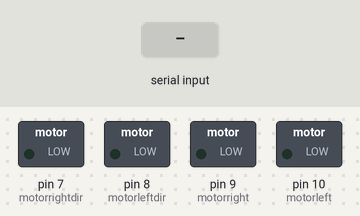
The sketch below on a simulated Arduino Uno, built with avr-gcc and run on an emulated ATmega328P. Parts: switched loads named in the sketch (green lamp = pin HIGH). The inputs (shaded band) are chosen by the test bench. What the sketch prints to the serial monitor is not drawn.

Above: at 1.2 s.
1.3 s: "MOVEF\n" received over Serial
At 1.7 s:
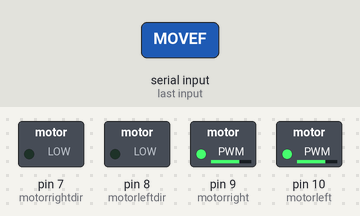
2.8 s: "MOVEB\n" received over Serial
At 4.0 s:
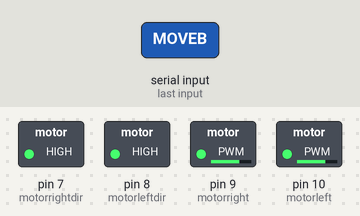
4.3 s: "TURNL\n" received over Serial
At 5.2 s:
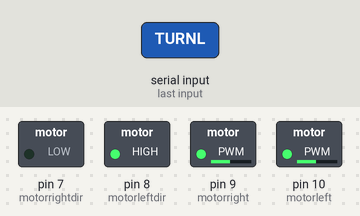
5.8 s: "TURNR\n" received over Serial
At 6.3 s:
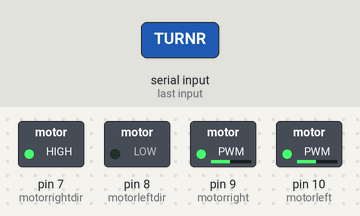
7.3 s: "STOPR\n" received over Serial
At 8.5 s:
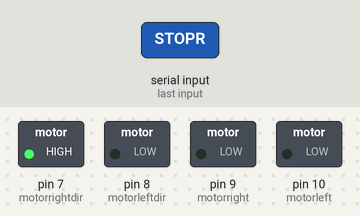
8.8 s: "CONTF\n" received over Serial
At 9.8 s:
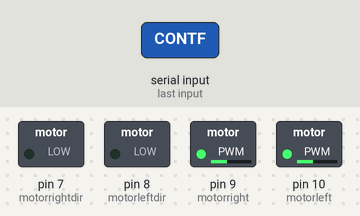
Timing chart, 0 to 11.3 s (numbered marks = the images above; inputs shaded):
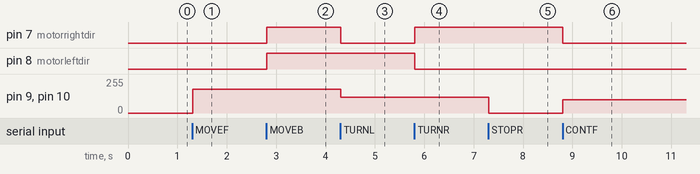

The sketch:

robot.ino
```cpp
int motorright = 9;
int motorrightdir  = 7;
int motorleft = 10;
int motorleftdir  = 8;

//For serial receive.
const byte numChars = 11;
char receivedChars[numChars]; // an array to store the received data
String received; //The data as a string
boolean newData = false;

void setup() {
  pinMode(motorright, OUTPUT);
  pinMode(motorleft, OUTPUT);
  pinMode(motorrightdir, OUTPUT);
  pinMode(motorleftdir, OUTPUT);

  Serial.begin(9600);
}

void loop()
{
    recvWithEndMarker();
    processCommand();
}

void processCommand() {
 if (newData == true)
 {
  Serial.print("Data Received");
  Serial.println(receivedChars);
  String instruction = received.substring(0,5);
  String data = received.substring(6,10);
  Serial.print(instruction);
  Serial.print(data);
  if(instruction == "MOVEF") forward(data.toInt());
  if(instruction == "MOVEB") backward(data.toInt());
  if(instruction == "TURNL") left(data.toInt());
  if(instruction == "TURNR") right(data.toInt());
  if(instruction == "STOPR") stop(data.toInt());
  if(instruction == "CONTF") forward2(500, 100);

  newData = false;
 }
}

void recvWithEndMarker()
{
 static byte ndx = 0;
 char endMarker = '\n';
 char rc;

 while (Serial.available() > 0 && newData == false)
 {
  rc = Serial.read();

  if (rc != endMarker)
  {
    receivedChars[ndx] = rc;
    ndx++;
    if (ndx >= numChars)
    {
      ndx = numChars - 1;
    }
 }
 else
  {
  receivedChars[ndx] = '\0'; // terminate the string
  received = String(receivedChars);
  ndx = 0;
  newData = true;
  }
 }
}

//direction is controlled by the digital pin 7 and 8.
// HIGH is backward, LOW is forward
// Pins 9 and 10 control speed.
// Length of time controls the distance

void forward(int time)
{
digitalWrite(motorrightdir, LOW);
analogWrite(motorright,180);
digitalWrite(motorleftdir, LOW);
analogWrite(motorleft, 180);
delay(time);
}

void forward2(int time, int speed)
{
digitalWrite(motorrightdir, LOW);
analogWrite(motorright,speed);
digitalWrite(motorleftdir, LOW);
analogWrite(motorleft, speed);
delay(time);
}

void backward(int time)
{
digitalWrite(motorrightdir, HIGH);
analogWrite(motorright,180);
digitalWrite(motorleftdir, HIGH);
analogWrite(motorleft, 180);
delay(time);

}
void left(int time)
{
digitalWrite(motorrightdir, LOW);
analogWrite(motorright,120);
digitalWrite(motorleftdir, HIGH);
analogWrite(motorleft, 120);
delay(time);
}
void right(int time)
{
digitalWrite(motorrightdir, HIGH);
analogWrite(motorright,120);
digitalWrite(motorleftdir, LOW);
analogWrite(motorleft, 120);
delay(time);
}
void stop(int time)
{
analogWrite(motorright, 0);
analogWrite(motorleft, 0);
}
```

Measured:
- after the input at 1.3 s, pin 9 (motorright), pin 10 (motorleft): 0/255 → 180/255 at once
- after the input at 2.8 s, pin 7 (motorrightdir), pin 8 (motorleftdir): LOW → HIGH at once
- after the input at 4.3 s, pin 7 (motorrightdir): HIGH → LOW at once; pin 9 (motorright), pin 10 (motorleft): 180/255 → 120/255 at once
- after the input at 5.8 s, pin 7 (motorrightdir): LOW → HIGH at once; pin 8 (motorleftdir): HIGH → LOW at once
- after the input at 7.3 s, pin 9 (motorright), pin 10 (motorleft): 120/255 → 0/255 at once
- after the input at 8.8 s, pin 7 (motorrightdir): HIGH → LOW at once; pin 9 (motorright), pin 10 (motorleft): 0/255 → 100/255 at once
